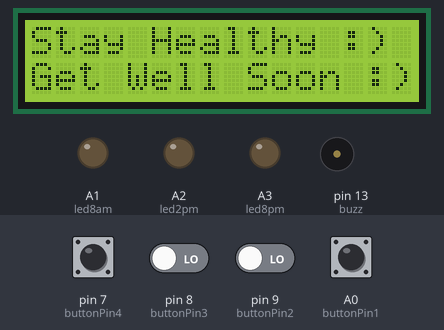
Recording of a sketch running on a simulated Arduino Uno, built with avr-gcc and run on an emulated ATmega328P. Shown: 16×2 character LCD, output pins drawn as LEDs (lit = HIGH), buzzer (waves = sounding, pin HIGH). The inputs (shaded band) are chosen by the test bench; at power-on: A0 (buttonPin1), pin 7 (buttonPin4), pin 8 (buttonPin3), pin 9 (buttonPin2) LOW. The local clock reads 2024-03-15 10:24:30 at power-on unless the sketch sets it; EEPROM starts erased; what the sketch prints to the serial monitor is not drawn.

Above: at 1.1 s.
At 10.7 s:
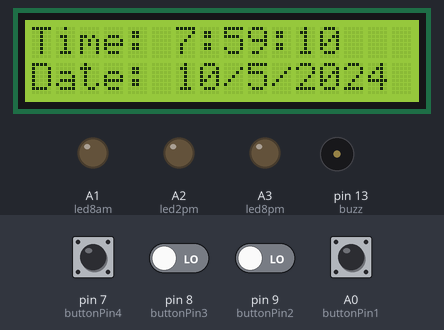
10.8 s: pin 7 (buttonPin4) pulled HIGH for 0.6 s
At 11.9 s:
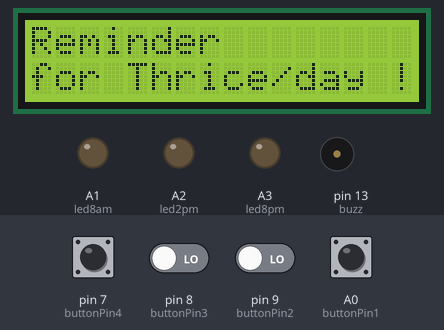
14.4 s: A0 (buttonPin1) pulled HIGH for 1 s
At 15.6 s:
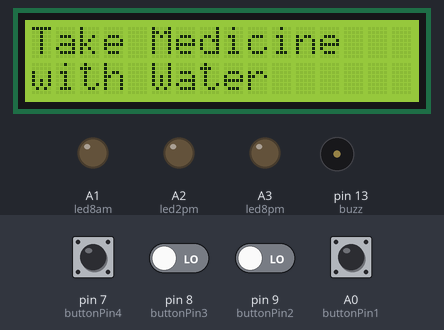
16.9 s: pin 7 (buttonPin4) driven HIGH and pin 8 (buttonPin3) driven HIGH
19.9 s: pin 7 (buttonPin4) driven LOW
22.9 s: pin 8 (buttonPin3) driven LOW and pin 9 (buttonPin2) driven HIGH
At 25.5 s:
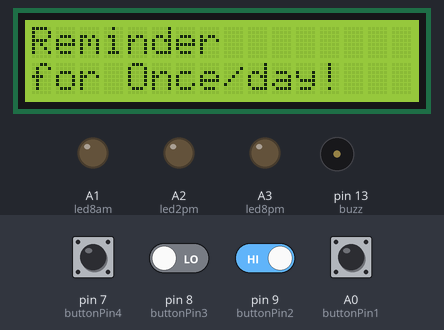
25.9 s: pin 8 (buttonPin3) driven HIGH
At 28.8 s:
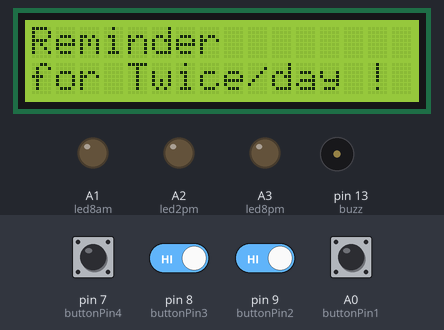
Timing chart, 0 to 62.1 s (numbered marks = the images above; inputs shaded):
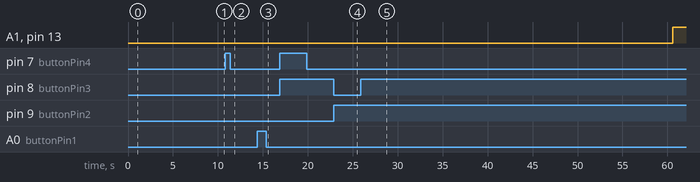

Measured:
- after the input at 10.8 s, the display: changes after 0.32 s (image 2)
- after the input at 14.4 s, the display: first differs from a run without the input after 0.97 s (image 3)
- after the input at 16.9 s, every drawn part: stays the same
- after the input at 22.9 s, the display: first differs from a run without the input after 1.7 s (image 4)
- after the input at 25.9 s, the display: first differs from a run without the input after 1.9 s (image 5)
- what the display in image 0 shows lasts 3.0 s, from 1.1 s to 4.1 s
- what the display in image 4 shows lasts 1.2 s, from 24.6 s to 25.8 s

The sketch:

med_rem_msg.ino
```cpp
#include <LiquidCrystal.h>
#include <Wire.h>
#include <RTClib.h>
#include <EEPROM.h>

RTC_DS3231 rtc;

const int rs = 12, en = 11, d4 = 6, d5 = 5, d6 = 4, d7 = 3;
LiquidCrystal lcd(rs, en, d4, d5, d6, d7);

char *largetext8am = "Morning medicines: azithromycin";
char *largetext2pm = "Afternoon medicines: dolo650";
char *largetext8pm = "Night medicines: coldact";
int icursor = 0;

int buzz = 13;
int addr = 17;
const int led8am = A1;
const int led2pm = A2;
const int led8pm = A3;
const int buttonPin1 = A0;
const int buttonPin2 = 9;
const int buttonPin3 = 8;
const int buttonPin4 = 7;
int val2 = 0;
int val3 = 0;
int pushVal;
int bS1 = 0;
int lBS1 = 0;

int bS2 = 0;
int lBS2 = 0;

int bS3 = 0;
int lBS3 = 0;

int bS4 = 0;
int lBS4 = 0;

int buzz8amHH = 8;
int buzz8amMM = 00;
int buzz8amSS = 00;

int buzz2pmHH = 14;
int buzz2pmMM = 00;
int buzz2pmSS = 00;

int buzz8pmHH = 20;
int buzz8pmMM = 00;
int buzz8pmSS = 00;

int nowHr, nowMin, nowSec;

void gwsMessege() {
  lcd.clear();
  lcd.setCursor(0, 0);
  lcd.print("Stay Healthy :)");
  lcd.setCursor(0, 1);
  lcd.print("Get Well Soon :)");
}

void helpScreen() {
  lcd.clear();
  lcd.setCursor(0, 0);
  lcd.print("Press Buttons");
  lcd.setCursor(0, 1);
  lcd.print("to set a Reminder!");
}

void timeScreen() {
  DateTime now = rtc.now();
  lcd.clear();
  lcd.setCursor(0, 0);
  lcd.print("Time:");
  lcd.setCursor(6, 0);
  lcd.print(nowHr = now.hour(), DEC);
  lcd.print(":");
  lcd.print(nowMin = now.minute(), DEC);
  lcd.print(":");
  lcd.print(nowSec = now.second(), DEC);
  lcd.setCursor(0, 1);
  lcd.print("Date: ");
  lcd.print(now.day(), DEC);
  lcd.print("/");
  lcd.print(now.month(), DEC);
  lcd.print("/");
  lcd.print(now.year(), DEC);
  delay(500);
}

void setup() {
  Wire.begin();
  rtc.begin();
   //rtc.adjust(DateTime(F(__DATE__), F(__TIME__)));
  // yyyy,mm,dd
  rtc.adjust(DateTime(2024, 05, 10, 7, 59, 00));

  lcd.begin(16, 2);
  lcd.clear();
  lcd.setCursor(0, 0);
  lcd.print("MINI PROJECT");
  lcd.setCursor(0, 1);
  lcd.print("MedicineReminder");
  delay(1000);
  gwsMessege();
  delay(3000);
  helpScreen();
  delay(2000);
  timeScreen();
  delay(3000);
  lcd.clear();

  pinMode(buttonPin1, INPUT);
  pinMode(buttonPin2, INPUT);
  pinMode(buttonPin3, INPUT);
  pinMode(buttonPin4, INPUT);
  pinMode(led8am, OUTPUT);
  pinMode(led2pm, OUTPUT);
  pinMode(led8pm, OUTPUT);
  pinMode(buzz, OUTPUT);
  Serial.begin(9600);
}

void ValSet() {
  Serial.println(EEPROM.read(addr));
  val2 = EEPROM.read(addr);
  switch (val2) {
    case 1:
      lcd.clear();
      lcd.setCursor(0, 0);
      lcd.print("Reminder set");
      lcd.setCursor(0, 1);
      lcd.print("for Once/day !");
      pushVal = 1;
      delay(500);
      break;
    case 2:
      lcd.clear();
      lcd.setCursor(0, 0);
      lcd.print("Reminder set");
      lcd.setCursor(0, 1);
      lcd.print("for Twice/day !");
      pushVal = 2;
      delay(500);
      break;
    case 3:
      lcd.clear();
      lcd.setCursor(0, 0);
      lcd.print("Reminder set");
      lcd.setCursor(0, 1);
      lcd.print("for Thrice/day !");
      pushVal = 3;
      delay(500);
      break;
  }
}

void loop() {
  if (pushVal == 1) {
    at8am();
  }
  else if (pushVal == 2) {
    at8am();
    at8pm();
  }
  else if (pushVal == 3) {
    at8am();
    at2pm();
    at8pm();
  }

  bS1 = digitalRead(buttonPin1);
  bS2 = digitalRead(buttonPin2);
  bS3 = digitalRead(buttonPin3);
  bS4 = digitalRead(buttonPin4);

  if (bS2 != lBS2) {
    if (bS2 == HIGH) {
      Serial.println("2nd");
      Serial.print("button is on");
      EEPROM.write(17, 1);
      push1();
      delay(1000);
    }
  }
  lBS2 = bS2;

  if (bS3 != lBS3) {
    if (bS3 == HIGH) {
      Serial.println("3rd");
      Serial.print("button is on");
      EEPROM.write(17, 2);
      push2();
      delay(1000);
    }
  }
  lBS3 = bS3;

  if (bS4 != lBS4) {
    if (bS4 == HIGH) {
      Serial.println("4th");
      Serial.print("button is on");
      EEPROM.write(17, 3);
      push3();
      delay(1000);
    }
  }
  lBS4 = bS4;

  if (bS1 != lBS1) {
    if (bS1 == HIGH) {
      val3 = EEPROM.read(addr);
      EEPROM.write(17, 0);
      pinstop();
      EEPROM.write(17, val3);
    }
  }
  lBS1 = bS1;

  timeScreen();
  ValSet();
}

void push1() {
  lcd.clear();
  lcd.setCursor(0, 0);
  lcd.print("Reminder");
  lcd.setCursor(0, 1);
  lcd.print("for Once/day!");
  delay(1200);
  lcd.clear();
}

void push2() {
  lcd.clear();
  lcd.setCursor(0, 0);
  lcd.print("Reminder");
  lcd.setCursor(0, 1);
  lcd.print("for Twice/day !");
  delay(1200);
  lcd.clear();
}

void push3() {
  lcd.clear();
  lcd.setCursor(0, 0);
  lcd.print("Reminder");
  lcd.setCursor(0, 1);
  lcd.print("for Thrice/day !");
  delay(1200);
  lcd.clear();
}

void pinstop() {
  digitalWrite(buzz, LOW);
  lcd.clear();
  lcd.setCursor(0, 0);
  lcd.print("Take Medicine ");
  lcd.setCursor(0, 1);
  lcd.print("with Water");
  delay(5000);
  lcd.clear();
}

void at8am() {
  DateTime t = rtc.now();
  if (int(t.hour()) == buzz8amHH && int(t.minute()) == buzz8amMM && (int(t.second()) == buzz8amSS || int(t.second()) < buzz8amSS + 10)) {
    digitalWrite(buzz, HIGH);
    digitalWrite(led8am, HIGH);
    lcd.clear();
    lcd.setCursor(0, 0);
    lcd.print("Time to take ");
    lcd.setCursor(0, 1);
    lcd.print("Mrng medicines.");
    delay(12000);
    scrollText(largetext8am);
  }
  else {
    digitalWrite(led8am, LOW);
  }
}

void at2pm() {
  DateTime t = rtc.now();
  if (int(t.hour()) == buzz2pmHH && int(t.minute()) == buzz2pmMM && (int(t.second()) == buzz2pmSS || int(t.second()) < buzz2pmSS + 10)) {
    digitalWrite(buzz, HIGH);
    digitalWrite(led2pm, HIGH);
    lcd.clear();
    lcd.setCursor(0, 0);
    lcd.print("Time to take ");
    lcd.setCursor(0, 1);
    lcd.print("Aftn medicines.");
    delay(12000);
    scrollText(largetext2pm);
  }
  else {
    digitalWrite(led2pm, LOW);
  }
}

void at8pm() {
  DateTime t = rtc.now();
  if (int(t.hour()) == buzz8pmHH && int(t.minute()) == buzz8pmMM && (int(t.second()) == buzz8pmSS || int(t.second()) < buzz8pmSS + 10)) {
    digitalWrite(buzz, HIGH);
    digitalWrite(led8pm, HIGH);
    lcd.clear();
    lcd.setCursor(0, 0);
    lcd.print("Time to take ");
    lcd.setCursor(0, 1);
    lcd.print("Night medicines.");
    delay(12000);
    scrollText(largetext8pm);
  }
  else {
    digitalWrite(led8pm, LOW);
  }
}

void scrollText(char *largetext) {
  int ilenoflargetext = strlen(largetext);

  for (int i = 0; i < ilenoflargetext; i++) {
    lcd.clear();
    lcd.setCursor(0, 0);
    for (int j = 0; j < 16 && (i + j) < ilenoflargetext; j++) {
      lcd.print(largetext[i + j]);
    }
    delay(550);
  }
}
```
